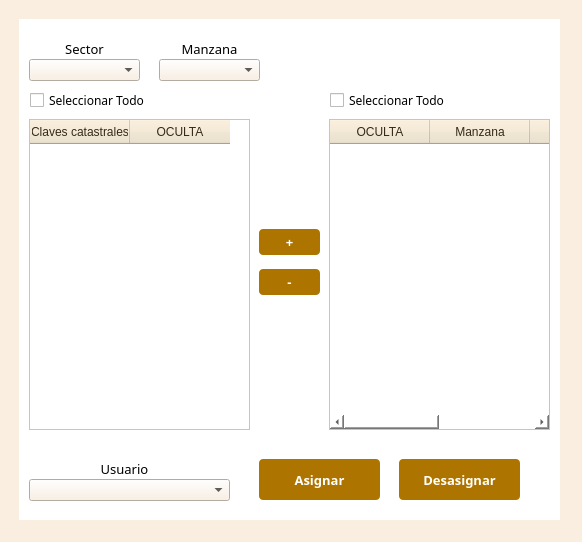
<?xml version="1.0" encoding="UTF-8"?>
<ui version="4.0">
 <class>AsignacionCampoDialogBase</class>
 <widget class="QDialog" name="AsignacionCampoDialogBase">
  <property name="geometry">
   <rect>
    <x>0</x>
    <y>0</y>
    <width>582</width>
    <height>542</height>
   </rect>
  </property>
  <property name="minimumSize">
   <size>
    <width>582</width>
    <height>541</height>
   </size>
  </property>
  <property name="maximumSize">
   <size>
    <width>583</width>
    <height>542</height>
   </size>
  </property>
  <property name="windowTitle">
   <string>Asignacion de Campo</string>
  </property>
  <property name="styleSheet">
   <string notr="true">QDialog{
background : rgb(250,238,224);
}</string>
  </property>
  <widget class="QCheckBox" name="chkTodoMazPred">
   <property name="geometry">
    <rect>
     <x>330</x>
     <y>90</y>
     <width>211</width>
     <height>20</height>
    </rect>
   </property>
   <property name="font">
    <font>
     <family>Century Gothic</family>
    </font>
   </property>
   <property name="text">
    <string>Seleccionar Todo</string>
   </property>
  </widget>
  <widget class="QCheckBox" name="chkTodoClaves">
   <property name="geometry">
    <rect>
     <x>30</x>
     <y>90</y>
     <width>211</width>
     <height>20</height>
    </rect>
   </property>
   <property name="font">
    <font>
     <family>Century Gothic</family>
    </font>
   </property>
   <property name="text">
    <string>Seleccionar Todo</string>
   </property>
  </widget>
  <widget class="QWidget" name="widget" native="true">
   <property name="geometry">
    <rect>
     <x>19</x>
     <y>19</y>
     <width>541</width>
     <height>501</height>
    </rect>
   </property>
   <property name="styleSheet">
    <string notr="true">QWidget{
background : rgb(255,255,255);
}</string>
   </property>
   <widget class="QLabel" name="label_3">
    <property name="geometry">
     <rect>
      <x>10</x>
      <y>20</y>
      <width>111</width>
      <height>20</height>
     </rect>
    </property>
    <property name="font">
     <font>
      <family>Century Gothic</family>
      <pointsize>10</pointsize>
     </font>
    </property>
    <property name="text">
     <string>&lt;html&gt;&lt;head/&gt;&lt;body&gt;&lt;p align=&quot;center&quot;&gt;Sector&lt;/p&gt;&lt;/body&gt;&lt;/html&gt;</string>
    </property>
   </widget>
   <widget class="QLabel" name="label_4">
    <property name="geometry">
     <rect>
      <x>140</x>
      <y>20</y>
      <width>101</width>
      <height>20</height>
     </rect>
    </property>
    <property name="font">
     <font>
      <family>Century Gothic</family>
      <pointsize>10</pointsize>
     </font>
    </property>
    <property name="text">
     <string>&lt;html&gt;&lt;head/&gt;&lt;body&gt;&lt;p align=&quot;center&quot;&gt;Manzana&lt;/p&gt;&lt;/body&gt;&lt;/html&gt;</string>
    </property>
   </widget>
   <widget class="QComboBox" name="cmbSector">
    <property name="geometry">
     <rect>
      <x>10</x>
      <y>40</y>
      <width>111</width>
      <height>22</height>
     </rect>
    </property>
    <property name="styleSheet">
     <string notr="true">QComboBox QAbstractItemView::item { min-height: 25; font-family: &quot;Century Gothic&quot;;}
QListView{color: black ; font-size: 16px; outline:none; font-weight:bold; font-family: &quot;Century Gothic&quot;;}
QListView::item:selected { color: white; background-color:  rgb(250,238,224); font-family: &quot;Century Gothic&quot;;}
QComboBox{
background : rgb(250,238,224);
}</string>
    </property>
   </widget>
   <widget class="QComboBox" name="cmbManzana">
    <property name="geometry">
     <rect>
      <x>140</x>
      <y>40</y>
      <width>101</width>
      <height>22</height>
     </rect>
    </property>
    <property name="styleSheet">
     <string notr="true">QComboBox QAbstractItemView::item { min-height: 25; font-family: &quot;Century Gothic&quot;;}
QListView{color: black ; font-size: 16px; outline:none; font-weight:bold; font-family: &quot;Century Gothic&quot;;}
QListView::item:selected { color: white; background-color:  rgb(250,238,224); font-family: &quot;Century Gothic&quot;;}
QComboBox{
background : rgb(250,238,224);
}</string>
    </property>
   </widget>
   <widget class="QLabel" name="lblUsuario_2">
    <property name="geometry">
     <rect>
      <x>10</x>
      <y>440</y>
      <width>191</width>
      <height>20</height>
     </rect>
    </property>
    <property name="font">
     <font>
      <family>Century Gothic</family>
      <pointsize>10</pointsize>
     </font>
    </property>
    <property name="text">
     <string>&lt;html&gt;&lt;head/&gt;&lt;body&gt;&lt;p align=&quot;center&quot;&gt;Usuario&lt;/p&gt;&lt;/body&gt;&lt;/html&gt;</string>
    </property>
   </widget>
   <widget class="QPushButton" name="btnAsignar">
    <property name="geometry">
     <rect>
      <x>240</x>
      <y>440</y>
      <width>121</width>
      <height>41</height>
     </rect>
    </property>
    <property name="font">
     <font>
      <family>Century Gothic</family>
      <pointsize>10</pointsize>
      <weight>75</weight>
      <bold>true</bold>
     </font>
    </property>
    <property name="styleSheet">
     <string notr="true">QPushButton{
background : rgb(174, 116, 0);
color : rgb(255, 255, 255);
border-radius : 4px;
}
QPushButton::hover{
background : rgb(104, 69, 13);
color : rgb(255, 255, 255);
border-radius : 4px;
}
QPushButton:disabled {
background: rgb(217, 217, 217)
}</string>
    </property>
    <property name="text">
     <string>Asignar</string>
    </property>
   </widget>
   <widget class="QTableWidget" name="tablaClaves">
    <property name="geometry">
     <rect>
      <x>10</x>
      <y>100</y>
      <width>221</width>
      <height>311</height>
     </rect>
    </property>
    <property name="font">
     <font>
      <family>Century Gothic</family>
     </font>
    </property>
    <property name="styleSheet">
     <string notr="true">QHeaderView::section
{
background-color: rgb(238,225,200);
color : rgb(52, 42, 24 );
text-align: right;
font-size:12px;
height:24px
}</string>
    </property>
    <column>
     <property name="text">
      <string>Claves catastrales</string>
     </property>
    </column>
    <column>
     <property name="text">
      <string>OCULTA</string>
     </property>
    </column>
   </widget>
   <widget class="QPushButton" name="btnMas">
    <property name="geometry">
     <rect>
      <x>240</x>
      <y>210</y>
      <width>61</width>
      <height>26</height>
     </rect>
    </property>
    <property name="font">
     <font>
      <family>Century Gothic</family>
      <pointsize>10</pointsize>
      <weight>75</weight>
      <bold>true</bold>
     </font>
    </property>
    <property name="styleSheet">
     <string notr="true">QPushButton{
background : rgb(174, 116, 0);
color : rgb(255, 255, 255);
border-radius : 4px;
}
QPushButton::hover{
background : rgb(104, 69, 13);
color : rgb(255, 255, 255);
border-radius : 4px;
}
QPushButton:disabled {
background: rgb(217, 217, 217)
}</string>
    </property>
    <property name="text">
     <string>+</string>
    </property>
   </widget>
   <widget class="QPushButton" name="btnMenos">
    <property name="geometry">
     <rect>
      <x>240</x>
      <y>250</y>
      <width>61</width>
      <height>26</height>
     </rect>
    </property>
    <property name="font">
     <font>
      <family>Century Gothic</family>
      <pointsize>10</pointsize>
      <weight>75</weight>
      <bold>true</bold>
     </font>
    </property>
    <property name="styleSheet">
     <string notr="true">QPushButton{
background : rgb(174, 116, 0);
color : rgb(255, 255, 255);
border-radius : 4px;
}
QPushButton::hover{
background : rgb(104, 69, 13);
color : rgb(255, 255, 255);
border-radius : 4px;
}
QPushButton:disabled {
background: rgb(217, 217, 217)
}</string>
    </property>
    <property name="text">
     <string>-</string>
    </property>
   </widget>
   <widget class="QTableWidget" name="tablaMazPred">
    <property name="geometry">
     <rect>
      <x>310</x>
      <y>100</y>
      <width>221</width>
      <height>311</height>
     </rect>
    </property>
    <property name="font">
     <font>
      <family>Century Gothic</family>
     </font>
    </property>
    <property name="styleSheet">
     <string notr="true">QHeaderView::section
{
background-color: rgb(238,225,200);
color : rgb(52, 42, 24 );
text-align: right;
font-size:12px;
height:24px
}</string>
    </property>
    <column>
     <property name="text">
      <string>OCULTA</string>
     </property>
    </column>
    <column>
     <property name="text">
      <string>Manzana</string>
     </property>
    </column>
    <column>
     <property name="text">
      <string>Predio</string>
     </property>
    </column>
    <column>
     <property name="text">
      <string>OCULTA2</string>
     </property>
    </column>
   </widget>
   <widget class="QComboBox" name="cmbUsuario">
    <property name="geometry">
     <rect>
      <x>10</x>
      <y>460</y>
      <width>201</width>
      <height>22</height>
     </rect>
    </property>
    <property name="styleSheet">
     <string notr="true">QComboBox QAbstractItemView::item { min-height: 25; font-family: &quot;Century Gothic&quot;;}
QListView{color: black ; font-size: 16px; outline:none; font-weight:bold; font-family: &quot;Century Gothic&quot;;}
QListView::item:selected { color: white; background-color:  rgb(250,238,224); font-family: &quot;Century Gothic&quot;;}
QComboBox{
background : rgb(250,238,224);
}</string>
    </property>
   </widget>
   <widget class="QPushButton" name="btnLiberarAsig">
    <property name="geometry">
     <rect>
      <x>380</x>
      <y>440</y>
      <width>121</width>
      <height>41</height>
     </rect>
    </property>
    <property name="font">
     <font>
      <family>Century Gothic</family>
      <pointsize>10</pointsize>
      <weight>75</weight>
      <bold>true</bold>
     </font>
    </property>
    <property name="styleSheet">
     <string notr="true">QPushButton{
background : rgb(174, 116, 0);
color : rgb(255, 255, 255);
border-radius : 4px;
}
QPushButton::hover{
background : rgb(104, 69, 13);
color : rgb(255, 255, 255);
border-radius : 4px;
}
QPushButton:disabled {
background: rgb(217, 217, 217)
}</string>
    </property>
    <property name="text">
     <string>Desasignar</string>
    </property>
   </widget>
  </widget>
  <zorder>widget</zorder>
  <zorder>chkTodoMazPred</zorder>
  <zorder>chkTodoClaves</zorder>
 </widget>
 <resources/>
 <connections/>
</ui>
